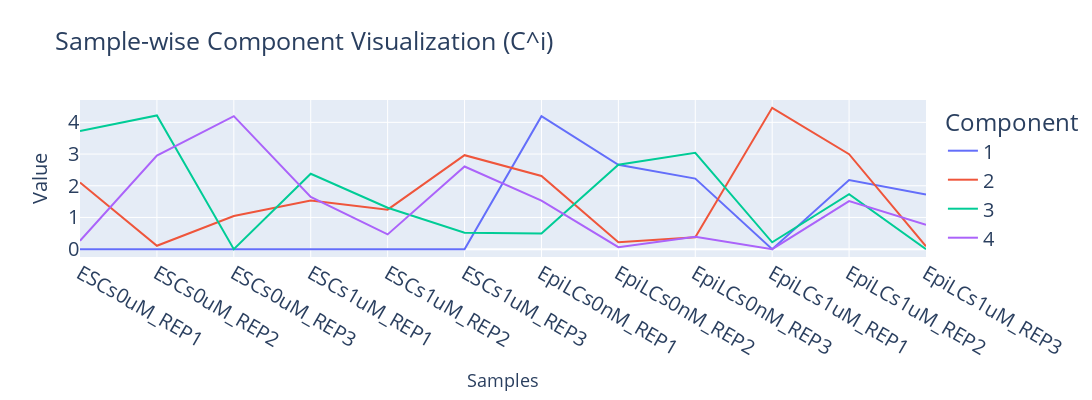
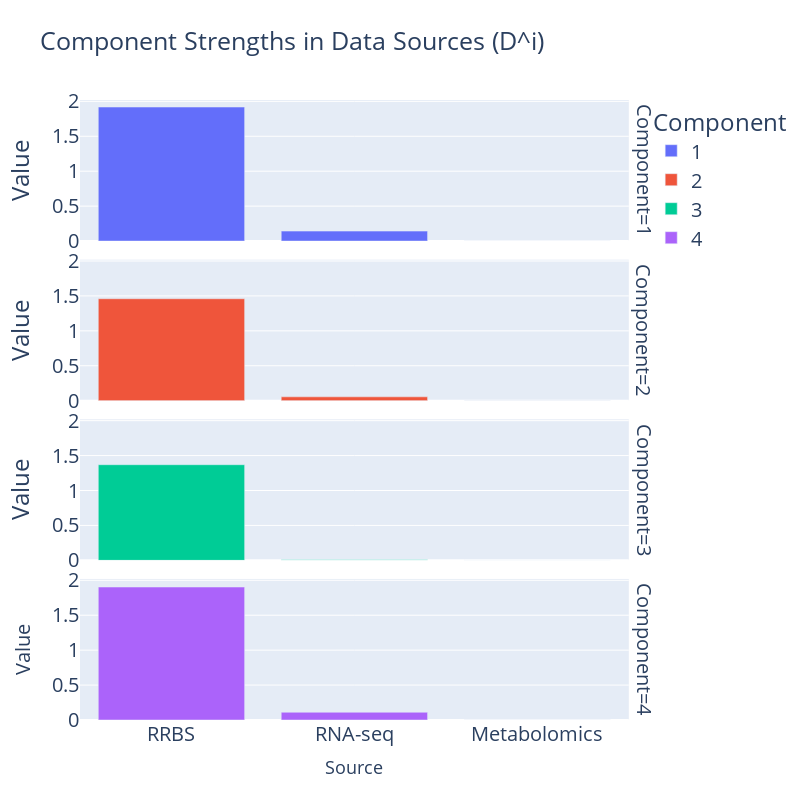

The notebook cell saved with these charts, in order:
### Code cell
import plotly.io as pio

# Visualize matrix C (time-resolved components)
C_melted = C.reset_index().melt(
    id_vars="index", var_name="Component", value_name="Value"
)
C_melted.rename(columns={"index": "Samples"}, inplace=True)

fig1 = px.line(
    C_melted,
    x="Samples",
    y="Value",
    color="Component",
    #facet_row="Component",
    hover_data="Samples",
    title="Sample-wise Component Visualization (C^i)",
    width=1400,  # Set plot width
    height=400,  # Set plot height
)
fig1.update_layout(
    title_font_size=25,  # Increase title font size
    xaxis_title_font_size=18,  # Increase x-axis title font size
    yaxis_title_font_size=20,  # Increase y-axis title font size
    legend_font_size=20,  # Increase legend font size
    font=dict(size=20),  # Increase overall font size
)
# Save the first plot
pio.write_image(fig1, "collective_factor_plot_C.png", format="png", width=1400, height=400)
fig1.show()

# Visualize matrix A (component strengths in data sources)
A_melted = A.reset_index().melt(
    id_vars="index", var_name="Component", value_name="Value"
)
A_melted.rename(columns={"index": "Source"}, inplace=True)
A_melted["Component"] = A_melted["Component"].astype(str)  # Ensure discrete colormap

fig2 = px.bar(
    A_melted,
    x="Source",
    y="Value",
    color="Component",
    facet_row="Component",
    title="Component Strengths in Data Sources (D^i)",
    width=800,  # Set plot width
    height=800,  # Set plot height
)
fig2.update_layout(
    title_font_size=25,  # Increase title font size
    xaxis_title_font_size=18,  # Increase x-axis title font size
    yaxis_title_font_size=20,  # Increase y-axis title font size
    legend_font_size=20,  # Increase legend font size
    font=dict(size=20),  # Increase overall font size
)
# Save the second plot
pio.write_image(fig2, "weights_plot_D.png", format="png", width=800, height=800)
fig2.show()

### Figure 1 — Plotly figure (JSON) as saved in the notebook; plotly's stock layout.template omitted (floating-point values rounded to 4 significant figures)
{"data": [{"hovertemplate": "Component=1<br>Samples=%{x}<br>Value=%{y}<extra></extra>", "legendgroup": "1", "line": {"color": "#636efa", "dash": "solid"}, "marker": {"symbol": "circle"}, "mode": "lines", "name": "1", "orientation": "v", "showlegend": true, "type": "scatter", "x": ["ESCs0uM_REP1", "ESCs0uM_REP2", "ESCs0uM_REP3", "ESCs1uM_REP1", "ESCs1uM_REP2", "ESCs1uM_REP3", "EpiLCs0nM_REP1", "EpiLCs0nM_REP2", "EpiLCs0nM_REP3", "EpiLCs1uM_REP1", "EpiLCs1uM_REP2", "EpiLCs1uM_REP3"], "xaxis": "x", "y": [0, 0, 0, 0, 0, 0, 4.194, 2.66, 2.226, 0, 2.181, 1.726], "yaxis": "y"}, {"hovertemplate": "Component=2<br>Samples=%{x}<br>Value=%{y}<extra></extra>", "legendgroup": "2", "line": {"color": "#EF553B", "dash": "solid"}, "marker": {"symbol": "circle"}, "mode": "lines", "name": "2", "orientation": "v", "showlegend": true, "type": "scatter", "x": ["ESCs0uM_REP1", "ESCs0uM_REP2", "ESCs0uM_REP3", "ESCs1uM_REP1", "ESCs1uM_REP2", "ESCs1uM_REP3", "EpiLCs0nM_REP1", "EpiLCs0nM_REP2", "EpiLCs0nM_REP3", "EpiLCs1uM_REP1", "EpiLCs1uM_REP2", "EpiLCs1uM_REP3"], "xaxis": "x", "y": [2.104, 0.1068, 1.044, 1.535, 1.247, 2.964, 2.308, 0.2157, 0.3717, 4.457, 2.996, 0.09053], "yaxis": "y"}, {"hovertemplate": "Component=3<br>Samples=%{x}<br>Value=%{y}<extra></extra>", "legendgroup": "3", "line": {"color": "#00cc96", "dash": "solid"}, "marker": {"symbol": "circle"}, "mode": "lines", "name": "3", "orientation": "v", "showlegend": true, "type": "scatter", "x": ["ESCs0uM_REP1", "ESCs0uM_REP2", "ESCs0uM_REP3", "ESCs1uM_REP1", "ESCs1uM_REP2", "ESCs1uM_REP3", "EpiLCs0nM_REP1", "EpiLCs0nM_REP2", "EpiLCs0nM_REP3", "EpiLCs1uM_REP1", "EpiLCs1uM_REP2", "EpiLCs1uM_REP3"], "xaxis": "x", "y": [3.723, 4.219, 0, 2.378, 1.306, 0.5203, 0.497, 2.662, 3.04, 0.2166, 1.736, 0], "yaxis": "y"}, {"hovertemplate": "Component=4<br>Samples=%{x}<br>Value=%{y}<extra></extra>", "legendgroup": "4", "line": {"color": "#ab63fa", "dash": "solid"}, "marker": {"symbol": "circle"}, "mode": "lines", "name": "4", "orientation": "v", "showlegend": true, "type": "scatter", "x": ["ESCs0uM_REP1", "ESCs0uM_REP2", "ESCs0uM_REP3", "ESCs1uM_REP1", "ESCs1uM_REP2", "ESCs1uM_REP3", "EpiLCs0nM_REP1", "EpiLCs0nM_REP2", "EpiLCs0nM_REP3", "EpiLCs1uM_REP1", "EpiLCs1uM_REP2", "EpiLCs1uM_REP3"], "xaxis": "x", "y": [0.262, 2.954, 4.195, 1.648, 0.466, 2.608, 1.531, 0.06066, 0.388, 0, 1.516, 0.7658], "yaxis": "y"}], "layout": {"font": {"size": 20}, "height": 400, "legend": {"font": {"size": 20}, "title": {"text": "Component"}, "tracegroupgap": 0}, "title": {"font": {"size": 25}, "text": "Sample-wise Component Visualization (C^i)"}, "width": 1400, "xaxis": {"anchor": "y", "domain": [0, 1], "title": {"font": {"size": 18}, "text": "Samples"}}, "yaxis": {"anchor": "x", "domain": [0, 1], "title": {"font": {"size": 20}, "text": "Value"}}}}

### Figure 2 — Plotly figure (JSON) as saved in the notebook; plotly's stock layout.template omitted (floating-point values rounded to 4 significant figures)
{"data": [{"alignmentgroup": "True", "hovertemplate": "Component=1<br>Source=%{x}<br>Value=%{y}<extra></extra>", "legendgroup": "1", "marker": {"color": "#636efa", "pattern": {"shape": ""}}, "name": "1", "offsetgroup": "1", "orientation": "v", "showlegend": true, "textposition": "auto", "type": "bar", "x": ["RRBS", "RNA-seq", "Metabolomics"], "xaxis": "x4", "y": [1.918, 0.1425, 0.001456], "yaxis": "y4"}, {"alignmentgroup": "True", "hovertemplate": "Component=2<br>Source=%{x}<br>Value=%{y}<extra></extra>", "legendgroup": "2", "marker": {"color": "#EF553B", "pattern": {"shape": ""}}, "name": "2", "offsetgroup": "2", "orientation": "v", "showlegend": true, "textposition": "auto", "type": "bar", "x": ["RRBS", "RNA-seq", "Metabolomics"], "xaxis": "x3", "y": [1.46, 0.05541, 0], "yaxis": "y3"}, {"alignmentgroup": "True", "hovertemplate": "Component=3<br>Source=%{x}<br>Value=%{y}<extra></extra>", "legendgroup": "3", "marker": {"color": "#00cc96", "pattern": {"shape": ""}}, "name": "3", "offsetgroup": "3", "orientation": "v", "showlegend": true, "textposition": "auto", "type": "bar", "x": ["RRBS", "RNA-seq", "Metabolomics"], "xaxis": "x2", "y": [1.369, 0.007608, 0], "yaxis": "y2"}, {"alignmentgroup": "True", "hovertemplate": "Component=4<br>Source=%{x}<br>Value=%{y}<extra></extra>", "legendgroup": "4", "marker": {"color": "#ab63fa", "pattern": {"shape": ""}}, "name": "4", "offsetgroup": "4", "orientation": "v", "showlegend": true, "textposition": "auto", "type": "bar", "x": ["RRBS", "RNA-seq", "Metabolomics"], "xaxis": "x", "y": [1.904, 0.1109, 0.0003466], "yaxis": "y"}], "layout": {"annotations": [{"font": {}, "showarrow": false, "text": "Component=4", "textangle": 90, "x": 0.98, "xanchor": "left", "xref": "paper", "y": 0.1138, "yanchor": "middle", "yref": "paper"}, {"font": {}, "showarrow": false, "text": "Component=3", "textangle": 90, "x": 0.98, "xanchor": "left", "xref": "paper", "y": 0.3712, "yanchor": "middle", "yref": "paper"}, {"font": {}, "showarrow": false, "text": "Component=2", "textangle": 90, "x": 0.98, "xanchor": "left", "xref": "paper", "y": 0.6288, "yanchor": "middle", "yref": "paper"}, {"font": {}, "showarrow": false, "text": "Component=1", "textangle": 90, "x": 0.98, "xanchor": "left", "xref": "paper", "y": 0.8862, "yanchor": "middle", "yref": "paper"}], "barmode": "relative", "font": {"size": 20}, "height": 800, "legend": {"font": {"size": 20}, "title": {"text": "Component"}, "tracegroupgap": 0}, "title": {"font": {"size": 25}, "text": "Component Strengths in Data Sources (D^i)"}, "width": 800, "xaxis": {"anchor": "y", "domain": [0, 0.98], "title": {"font": {"size": 18}, "text": "Source"}}, "xaxis2": {"anchor": "y2", "domain": [0, 0.98], "matches": "x", "showticklabels": false}, "xaxis3": {"anchor": "y3", "domain": [0, 0.98], "matches": "x", "showticklabels": false}, "xaxis4": {"anchor": "y4", "domain": [0, 0.98], "matches": "x", "showticklabels": false}, "yaxis": {"anchor": "x", "domain": [0, 0.2275], "title": {"font": {"size": 20}, "text": "Value"}}, "yaxis2": {"anchor": "x2", "domain": [0.2575, 0.485], "matches": "y", "title": {"text": "Value"}}, "yaxis3": {"anchor": "x3", "domain": [0.515, 0.7425], "matches": "y", "title": {"text": "Value"}}, "yaxis4": {"anchor": "x4", "domain": [0.7725, 1], "matches": "y", "title": {"text": "Value"}}}}
